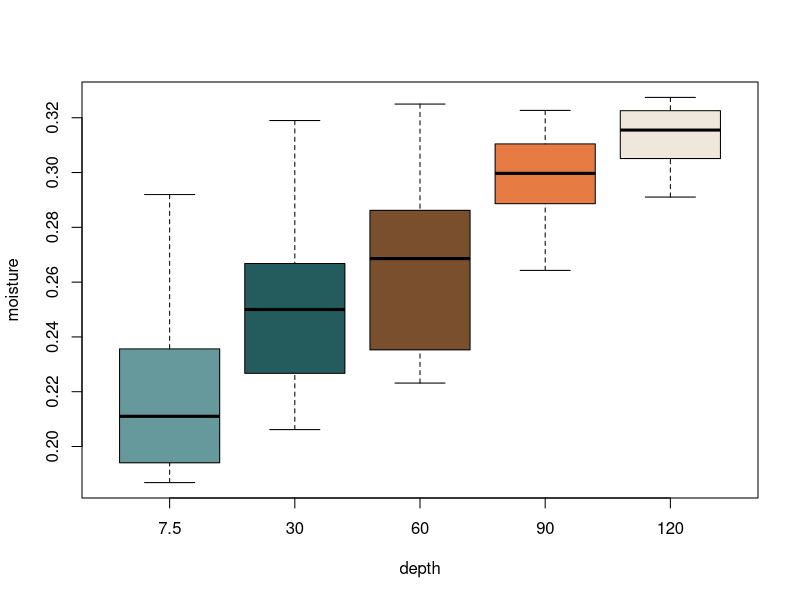
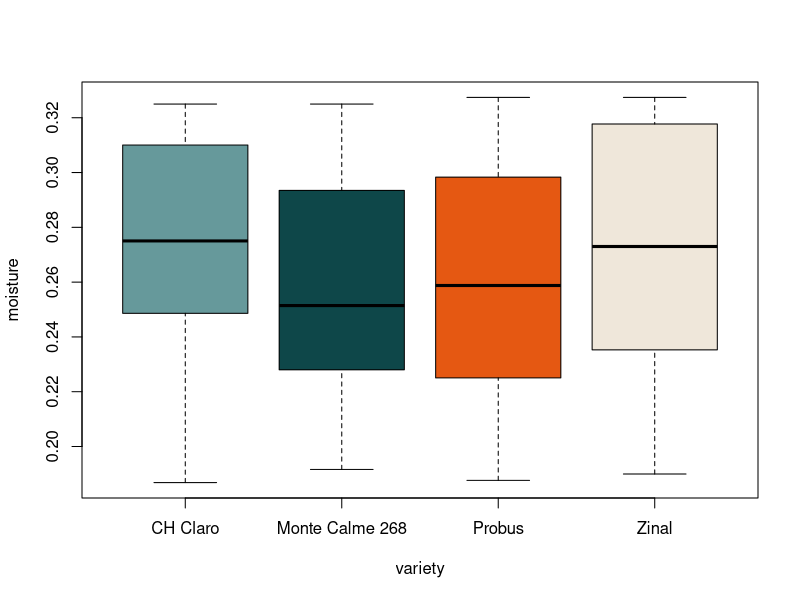
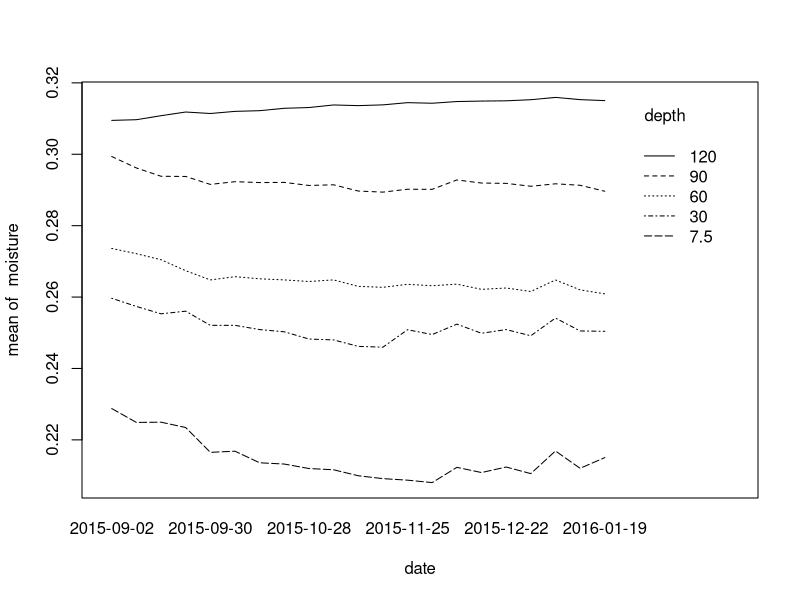
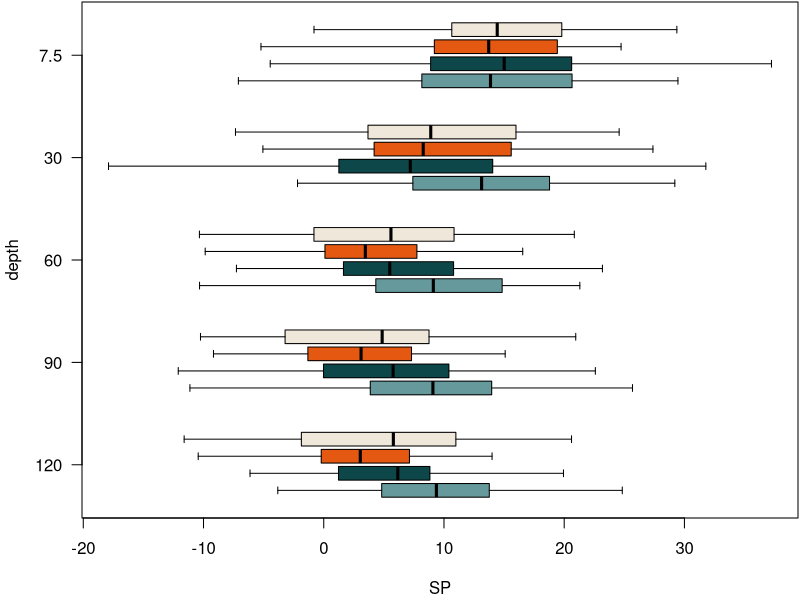
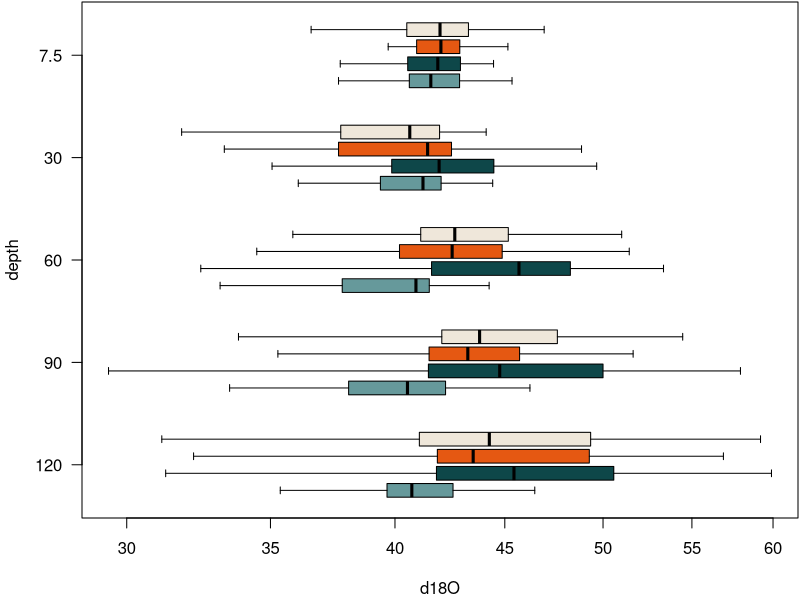

Generate these figures, in order, with R: (Note: this script raises an error after producing the figures.)
#' title: Process Rate Estimator
#' author: Damian Oswald
#' date: 2023-10-02

#' -----------------------------------------------------------------------------------------------------------
#' Define global variables
#' -----------------------------------------------------------------------------------------------------------

palette <- colorRampPalette(c("#66999B","#0E4749","#E55812","#EFE7DA"))

#' -----------------------------------------------------------------------------------------------------------
#' Set Model Parameters
#' -----------------------------------------------------------------------------------------------------------

#' Different depths
depths <- c(7.5,30,60,90,120)

#' Bulk density, average across all depths and columns.
BD <- 1.686
theta_t <- 1- BD/2.65
temperature <- 298
D_fw <- (5.07e-6) * exp(-2371/temperature)
D_fa <- 0.1436e-4 * (temperature/273.15)^1.81
H <- (8.5470e6 * exp(-2284/temperature)) / (8.3145*temperature)
rho <- 1.26e6
N2Oatm <- 0.2496 # ppmv; atmospheric N2O concentration

#' -----------------------------------------------------------------------------------------------------------
#' Load and prepare the data
#' -----------------------------------------------------------------------------------------------------------

data <- read.csv("data/three-way-data.csv", row.names = 1)

#' Transform the variable `date_R` to `Date` class
#' We have to subtract 1 from the cut out DOY, because the as.Date function starts counting from 0 onwards...
data$date <- as.Date(as.integer(substr(data$date_R, 5, 7))-1, origin = paste0(as.integer(substr(data$date_R, 1, 4)),"-01-01"))
#' Some dates are missing. Proposition: The "true" date should be "2016-02-03"
data[is.na(data[,"date"]),"date"] <- as.Date("2016-02-03")

#' Transform `variety` from `character` to `factor`
data[,"variety"] |> as.factor() -> data[,"variety"]

#' Transform `column` from `character` to `integer`
data[,"column"] |> substr(2, 3) |> as.integer() |> as.ordered() -> data[,"column"]

#' There is C:N ratio that is `Inf` -- should probably be omitted?
data[which(data$CN==Inf),"CN"] <- NA

df <- data[,c("date", "column", "depth", "variety", "moisture", "corrected.N2O", "gN2ONha", "SP", "d18O")]
data <- df[!is.na(df$gN2ONha),]

#' -----------------------------------------------------------------------------------------------------------
#' Explore the data
#' -----------------------------------------------------------------------------------------------------------

#' The covered time span
diff(range(data$date, na.rm = T))

#' First look at the data
boxplot(moisture ~ depth, data, outline = FALSE, col = palette(5))
boxplot(moisture ~ variety, data, col = palette(4))
with(data, interaction.plot(date, depth, moisture)) # Interpretation: the soil moisture starts out relatively homogeneous, but as plants grow, it starts to differ by depth
for (y in colnames(data)[8:21]) {
   log <- ifelse(min(data[,y],na.rm=TRUE)>0,"x","")
   par(mar = c(4,4,0,0)+0.1)
   boxplot(data[,y] ~ variety * I(-depth), data, log = log, outline = FALSE,
           at = rep(1:4,times=5)+rep(0:4,each=4)*6,
           col = rep(palette(4),times=5),xlab=y,
           names = -rep(sort(unique(data$depth),decreasing = T),each=4),
           horizontal = TRUE,
           ylab = "depth",
           axes = FALSE,
           lty = 1)
   axis(1)
   axis(2, at = (0:4)*6+2.5, labels = c(120,90,60,30,7.5), las = 1)
   box()
}
for (y in colnames(data)[8:21]) {
   log <- ifelse(min(data[,y],na.rm=TRUE)>0,"y","")
   with(data, interaction.plot(depth, variety, data[,y], ylab = y, log = log, fun = function(x) mean(x,na.rm=TRUE))) # Interpretation: the soil moisture starts out relatively homogeneous, but as plants grow, it starts to differ by depth
}

#' Diffusion Fluxes
for (variety in unique(data$variety)) {
   with(data[(!is.na(data$corrected.N2O)) & (data$variety==variety),], interaction.plot(date, depth, corrected.N2O, col = par()$fg, ylab = expression("N"[2]*"O fluxes"), xlab = "Date", ylim = c(0,16)))
   title(main = paste("Diffusion fluxes of", variety))
}
for (variety in unique(data$variety)) {
   with(data[(!is.na(data$corrected.CO2)) & (data$variety==variety),], interaction.plot(date, depth, corrected.CO2, col = par()$fg, ylab = expression("CO"[2]*" fluxes"), xlab = "Date", ylim = c(0,45000), las = 0))
   title(main = paste("Diffusion fluxes of", variety))
}

#' Mosaic plots -- of what data do we have entries?
par(mar=c(4,4,4,2)+0.1)
mosaicplot(~ depth + variety, data, col = palette(4)) # Why do we have the uneven distribution? (Due to colunn 6)
mosaicplot(~ column + depth, data, col = palette(5)) # It is only with colunn 6! -> Yes, column 6 is missing observations.

#' What data does have measurements?
x <- data[!is.na(data$gN2ONha),]
mosaicplot(~ column + depth, x, col = palette(5), main = "data with measurements")
with(x, table(depth, column)) # Should be 24 each, no?
x$date |> unique() |> length() # Gas measurements only at 24 out of the dates
with(x, tapply(SP, date, length)) |> barplot(las=2, col = palette(24)); abline(h=60, lwd = 2, lty = 2) # This should all be 60 or not? (Why are there 1440 - 1117 = 323 entries missing?)
mosaicplot(~ column + depth, x, shade = TRUE, main = "data with measurements") # Why are there the differences?
with(x, table(date, column)) # We clearly see the missing values, not?

#' Pairs panel
# plot(data[,8:21], cex = 0.3)

#' Which two observations are missing in general
with(data, table(column, depth)) # What??? Shouldn't this be 160 each???
plot(moisture ~ date, data[data$column==6 & data$depth==90,], las = 0) # What happened with the moisture measurements for column 6 at depth = 90 cm?
#' Why do we have 160 measurements for column 1:4 and 161 for column 5:12?

#' What's going on here?
plot(gN2ONha ~ mgN2ONm3, data, col = palette(5)[as.factor(data$depth)], pch = 16, log = "xy")

#' NOTES OF THE DATA EXPLORATION
#' Some moisture observations are missing, specifically from column 6 at depth = 90 cm
#' Many observations are missing regarding the flux data
#' Fluxes were only measured at 24 distinct days (out of 161 possible days)

#' -----------------------------------------------------------------------------------------------------------
#' Start calculations
#' -----------------------------------------------------------------------------------------------------------

#' Calculate average moisture across depths -- Soil volumetric water content `theta_w`
#' We calculate the following: for every column, day, depth,
#' calculate the mean depth of this one and the one above --
#' except for the top depth, there, return single value.
data$theta_w <- numeric(nrow(data))
for (i in 1:nrow(data)) {
   j <- which(depths==data[i,"depth"]) # Get the current depth index
   data[i,"theta_w"] <- mean(data[data[,"column"]==data[i,"column"] & data[,"date"]==data[i,"date"] & data[,"depth"]%in%depths[(j-1):j], "moisture"])
   # TODO: Build checker to see if calculation is correct, no missing values, always 1 or 2 values etc.
}

#' Calculate air-filled pore spaces across depths
data$theta_a <- 1 - data$theta_w/theta_t

#' Calculate Ds
data$Ds <- with(data, ((theta_w^(10/3)*D_fw)/H+theta_a^(10/3)*D_fa)*theta_t^-2)

#' *Calculate dC/dz*
#' In this step, we calculate the N2O concentration gradient as the difference in concentration between the current depth
#' which is saved as `N2O_bottom` and the one on top of the current depth which is `N2O_top`.
data$dCdZ <- numeric(nrow(data))
for (i in 1:nrow(data)) {
   j <- which(depths==data[i,"depth"]) # Get the current depth index
   current_date_column <- data[,"column"]==data[i,"column"] & data[,"date"]==data[i,"date"]
   
   N2O_top <- if(j==1){
      N2O_top <- N2Oatm
   } else {
      N2O_top <- data[current_date_column & data[,"depth"]==depths[j-1], "corrected.N2O"]
   }
   N2O_bottom <- data[current_date_column & data[,"depth"]==depths[j], "corrected.N2O"]
   
   # If any observation is missing, skip to the next
   if(length(N2O_bottom)==0 | length(N2O_top)==0) next
   
   # TODO: The `.Rmd` file contains the following code:
   #
   # data_C1$dCdz_top_7 <- (data_C1$corrected.N2O_7 - N2Oatm)/1000000/(15/100/2)
   # data_C1$dCdz_top_30 <- (data_C1$corrected.N2O_30 - data_C1$corrected.N2O_7)/1000000/(30/100/2+15/100/2)
   # data_C1$dCdz_top_60 <- (data_C1$corrected.N2O_60 - data_C1$corrected.N2O_30)/1000000/(30/100/2+30/100/2)
   # data_C1$dCdz_top_90 <- (data_C1$corrected.N2O_90 - data_C1$corrected.N2O_60)/1000000/(30/100/2+30/100/2)
   # data_C1$dCdz_top_120 <- (data_C1$corrected.N2O_120 - data_C1$corrected.N2O_90)/1000000/(30/100/2+30/100/2)
   #
   # Figure out how the values in the denominator came to be, and change code accoringly.
   denominator <- c(`7.5` = 15/100/2, `30` = 30/100/2+15/100/2, `60` = 30/100/2+30/100/2, `90` = 30/100/2+30/100/2, `120` = 30/100/2+30/100/2)
   
   # TODO: Adjust the code if calculation is incorrect
   data[current_date_column & data[,"depth"]==depths[j], "dCdZ"] <- (N2O_bottom - N2O_top)/1000000/denominator[j]
   
   # TODO: Build checker to see if calculation is correct, no missing values, always 1 or 2 values etc.
}

#' Do we want this here?
top <- c(0,depths)[-6]
bottom <- depths
sapply(1:5, function(i) 1000000/(bottom[i]/100/2+top[i]/100/2))

#' Calculate `F_calc` across depths, considering flux is upward 
#' originally in mg N2O-N/m2/s, converted to g N/ha/day
data$F_calc <- with(data, dCdZ * Ds * rho * 10000 * 3600 * 24/1000)

#' Calculate F_in and F_out from the bottom and top boundary of each layer
data$F_top_in <- data$F_top_out <- data$F_bottom_in <- data$F_bottom_out <- numeric(nrow(data))
for (i in 1:nrow(data)) {
   j <- which(depths==data[i,"depth"]) # Get the current depth index
   current_date_column <- data[,"column"]==data[i,"column"] & data[,"date"]==data[i,"date"]
   
   F_calc_top <- data[current_date_column & data$depth == depths[j],"F_calc"]
   if(j==5) F_calc_bottom <- 0
   else F_calc_bottom <- data[current_date_column & data$depth == depths[j+1],"F_calc"]
   if(length(F_calc_top)==0) F_calc_top <- NA
   if(length(F_calc_bottom)==0) F_calc_bottom <- NA
   
   data[current_date_column & data$depth == depths[j],"F_top_in"] <- ifelse(F_calc_top > 0, 0, abs(F_calc_top))
   data[current_date_column & data$depth == depths[j],"F_top_out"] <- ifelse(F_calc_top < 0, 0, abs(F_calc_top))
   data[current_date_column & data$depth == depths[j],"F_bottom_in"] <- ifelse(F_calc_bottom < 0, 0, abs(F_calc_bottom))
   data[current_date_column & data$depth == depths[j],"F_bottom_out"] <- ifelse(F_calc_bottom > 0, 0, abs(F_calc_bottom))
   
}

column <- 1
for (depth in depths) {
   data[data$depth==depth & data$column==column,c("date","F_top_out")] |> na.omit() |> plot(ylim = c(0,30), type = "o", lty = 2, ylab = "Flux")
   data[data$depth==depth & data$column==column,c("date","F_top_in")] |> na.omit() |> points(col = "red", type = "o", lty = 2)
   data[data$depth==depth & data$column==column,c("date","F_bottom_out")] |> na.omit() |> points(col = "blue", type = "o", lty = 2)
   data[data$depth==depth & data$column==column,c("date","F_bottom_in")] |> na.omit() |> points(col = "orange", type = "o", lty = 2)
   title(main = paste("Depth =",depth,"cm"))
}

#' TODO: The loops can be more efficient by combining all the steps at once, and by looking only at observations with N2O values.
#' For this, check first if `gN2ONha` is `NA`

#' In n' out
data$F_out <- with(data, F_bottom_out + F_top_out)
